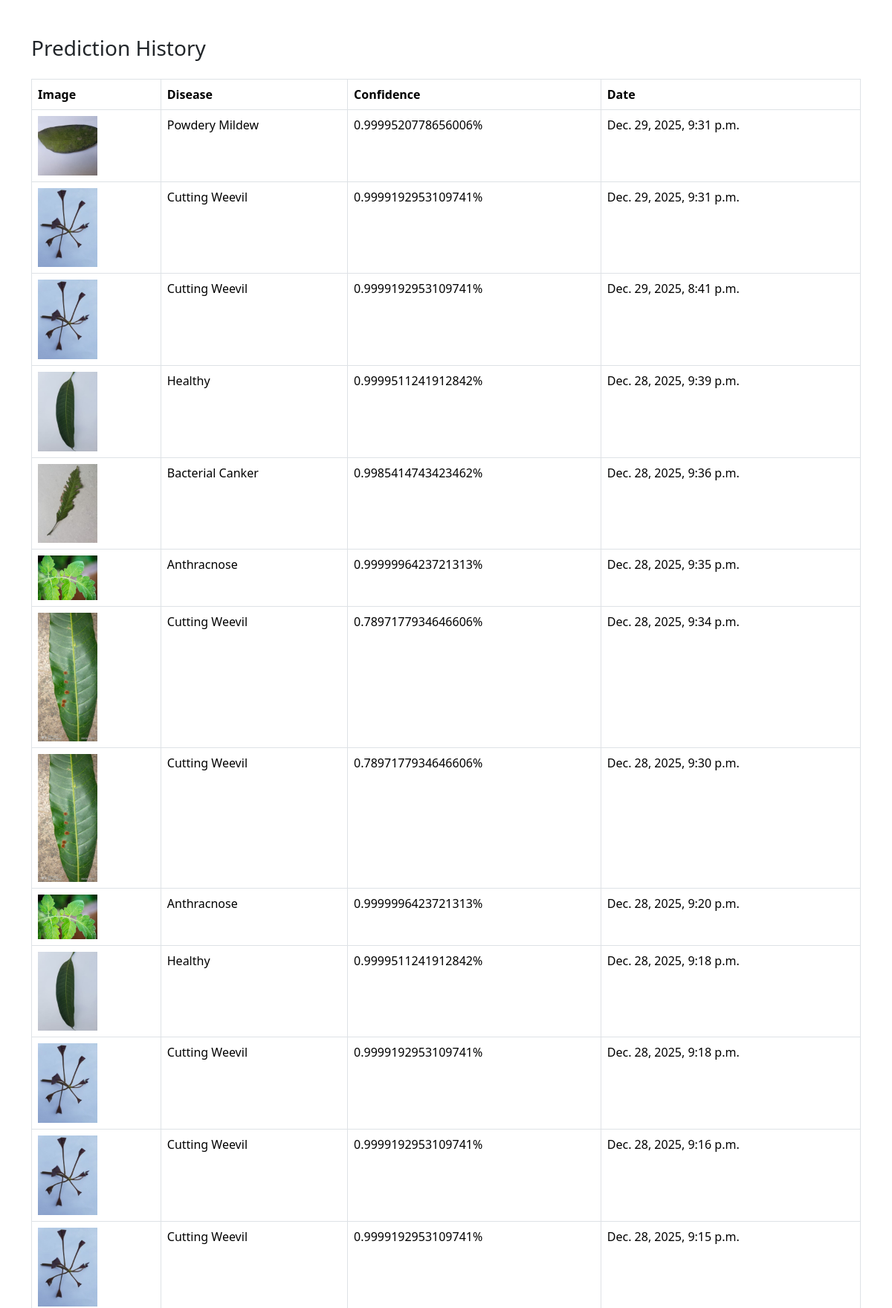
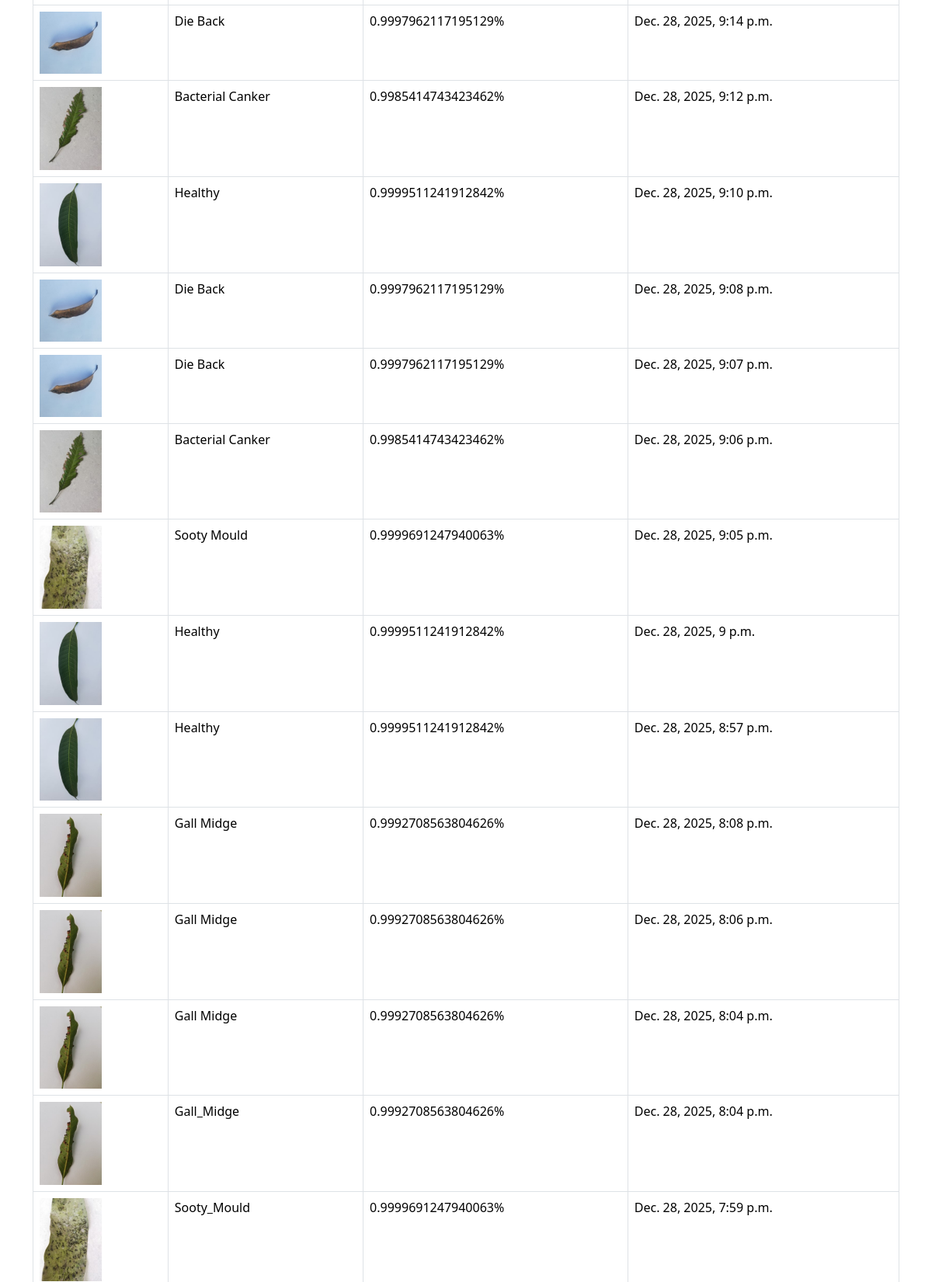
The page /history/ (upper part) on the database its author committed (2 pictures, top to bottom).
### detector/models.py (models this page shows, shortened)
class Prediction(models.Model):
    image = models.ImageField(upload_to='uploads/')
    disease = models.CharField(max_length=100)
    confidence = models.FloatField()
    created_at = models.DateTimeField(auto_now_add=True)

### detector/views.py (the view)
# urls.py: path('history/', history, name='history'),
def history(request):
    predictions = Prediction.objects.order_by('-created_at')
    return render(request, 'detector/history.html', {'predictions': predictions})

### detector/templates/detector/history.html (shortened to what this page needs)
<!DOCTYPE html>
<html lang="en">
<head>
    <link href="https://cdn.jsdelivr.net/npm/bootstrap@5.3.2/dist/css/bootstrap.min.css" rel="stylesheet">
</head>
<body>
<div class="container mt-5">
    <h3 class="mb-4">Prediction History</h3>
    <table class="table table-bordered">
        <tr>
            <th>Image</th>
            <th>Disease</th>
            <th>Confidence</th>
            <th>Date</th>
        </tr>
        {% for p in predictions %}
        <tr>
            <td><img src="{{ p.image.url }}" width="80"></td>
            <td>{{ p.disease }}</td>
            <td>{{ p.confidence }}%</td>
            <td>{{ p.created_at }}</td>
        </tr>
        {% endfor %}
    </table>
</div>
</body>
</html>

### rows shown on the page
Prediction: image (picture), disease "Powdery Mildew", confidence "0.9999520778656006", created_at "Dec. 29, 2025, 9:31 p.m."
Prediction: image (picture), disease "Cutting Weevil", confidence "0.9999192953109741", created_at "Dec. 29, 2025, 9:31 p.m."
Prediction: image (picture), disease "Cutting Weevil", confidence "0.9999192953109741", created_at "Dec. 29, 2025, 8:41 p.m."
Prediction: image (picture), disease "Healthy", confidence "0.9999511241912842", created_at "Dec. 28, 2025, 9:39 p.m."
Prediction: image (picture), disease "Bacterial Canker", confidence "0.9985414743423462", created_at "Dec. 28, 2025, 9:36 p.m."
Prediction: image (picture), disease "Anthracnose", confidence "0.9999996423721313", created_at "Dec. 28, 2025, 9:35 p.m."
Prediction: image (picture), disease "Cutting Weevil", confidence "0.7897177934646606", created_at "Dec. 28, 2025, 9:34 p.m."
Prediction: image (picture), disease "Cutting Weevil", confidence "0.7897177934646606", created_at "Dec. 28, 2025, 9:30 p.m."
Prediction: image (picture), disease "Anthracnose", confidence "0.9999996423721313", created_at "Dec. 28, 2025, 9:20 p.m."
Prediction: image (picture), disease "Healthy", confidence "0.9999511241912842", created_at "Dec. 28, 2025, 9:18 p.m."
Prediction: image (picture), disease "Cutting Weevil", confidence "0.9999192953109741", created_at "Dec. 28, 2025, 9:18 p.m."
Prediction: image (picture), disease "Cutting Weevil", confidence "0.9999192953109741", created_at "Dec. 28, 2025, 9:16 p.m."
Prediction: image (picture), disease "Cutting Weevil", confidence "0.9999192953109741", created_at "Dec. 28, 2025, 9:15 p.m."
Prediction: image (picture), disease "Die Back", confidence "0.9997962117195129", created_at "Dec. 28, 2025, 9:14 p.m."
Prediction: image (picture), disease "Bacterial Canker", confidence "0.9985414743423462", created_at "Dec. 28, 2025, 9:12 p.m."
Prediction: image (picture), disease "Healthy", confidence "0.9999511241912842", created_at "Dec. 28, 2025, 9:10 p.m."
Prediction: image (picture), disease "Die Back", confidence "0.9997962117195129", created_at "Dec. 28, 2025, 9:08 p.m."
Prediction: image (picture), disease "Die Back", confidence "0.9997962117195129", created_at "Dec. 28, 2025, 9:07 p.m."
Prediction: image (picture), disease "Bacterial Canker", confidence "0.9985414743423462", created_at "Dec. 28, 2025, 9:06 p.m."
Prediction: image (picture), disease "Sooty Mould", confidence "0.9999691247940063", created_at "Dec. 28, 2025, 9:05 p.m."
Prediction: image (picture), disease "Healthy", confidence "0.9999511241912842", created_at "Dec. 28, 2025, 9 p.m."
Prediction: image (picture), disease "Healthy", confidence "0.9999511241912842", created_at "Dec. 28, 2025, 8:57 p.m."
Prediction: image (picture), disease "Gall Midge", confidence "0.9992708563804626", created_at "Dec. 28, 2025, 8:08 p.m."
Prediction: image (picture), disease "Gall Midge", confidence "0.9992708563804626", created_at "Dec. 28, 2025, 8:06 p.m."
Prediction: image (picture), disease "Gall Midge", confidence "0.9992708563804626", created_at "Dec. 28, 2025, 8:04 p.m."
Prediction: image (picture), disease "Gall_Midge", confidence "0.9992708563804626", created_at "Dec. 28, 2025, 8:04 p.m."
Prediction: image (picture), disease "Sooty_Mould", confidence "0.9999691247940063", created_at "Dec. 28, 2025, 7:59 p.m."
